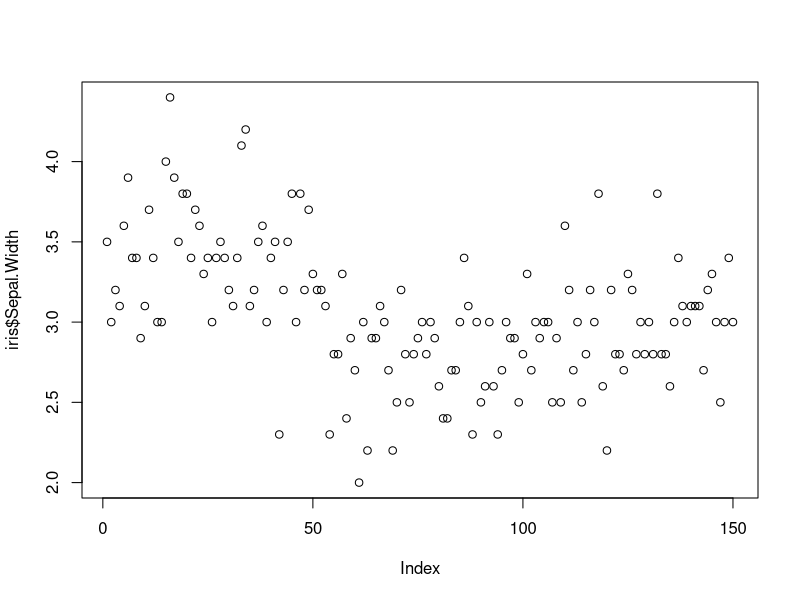
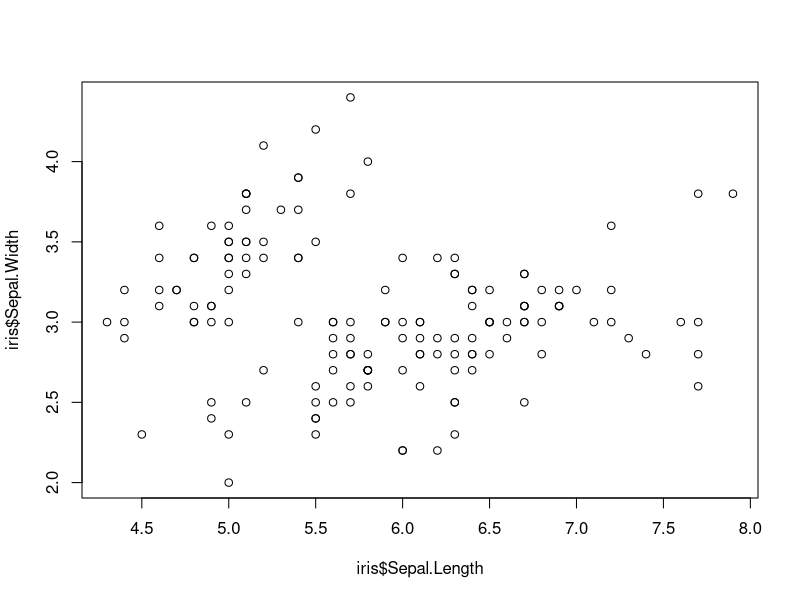
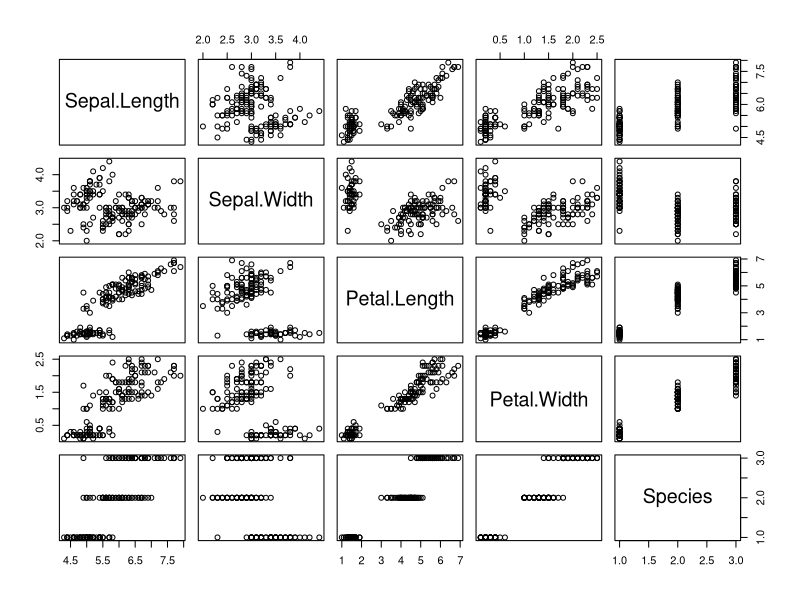
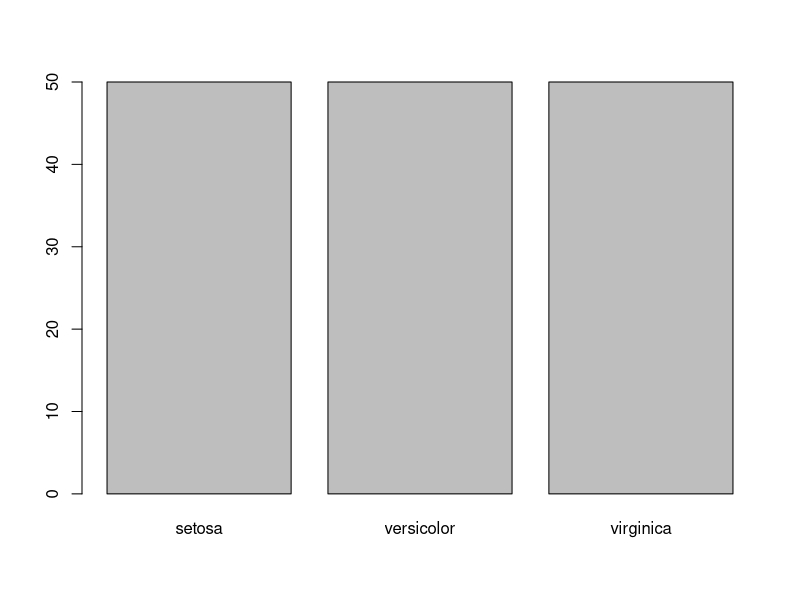
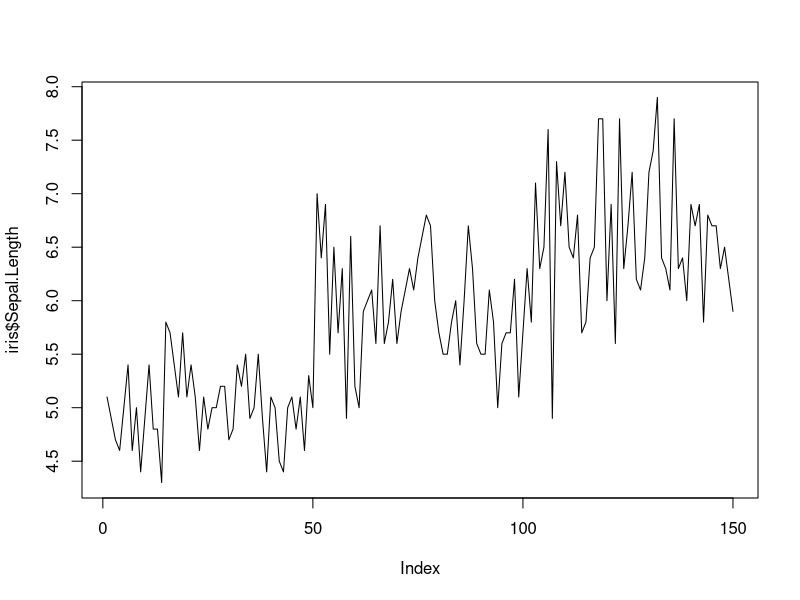
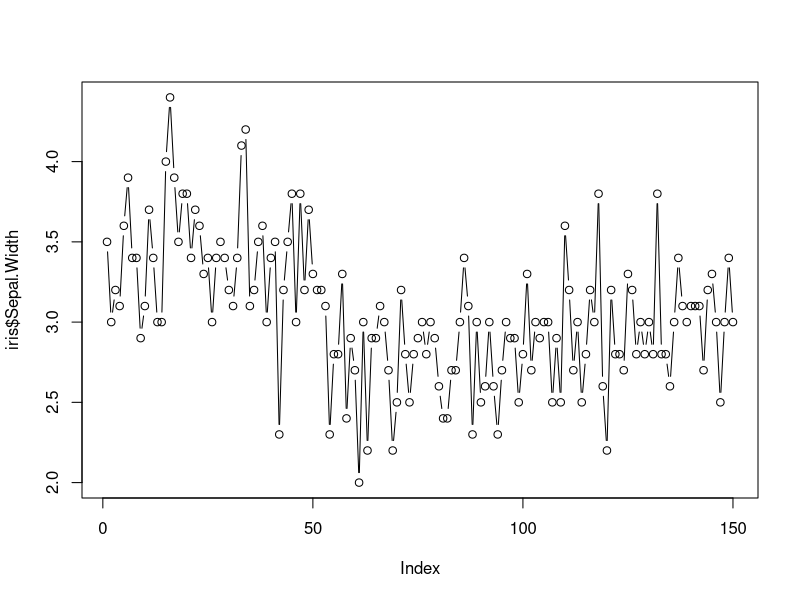
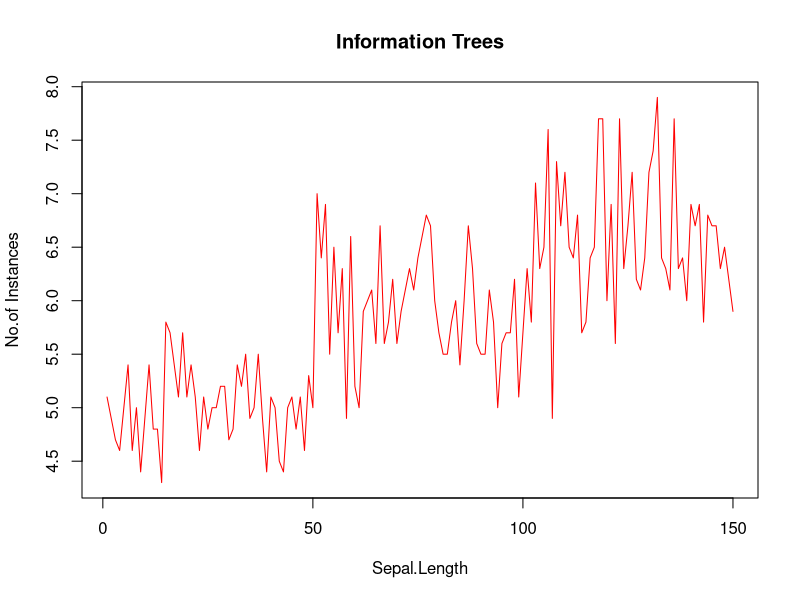
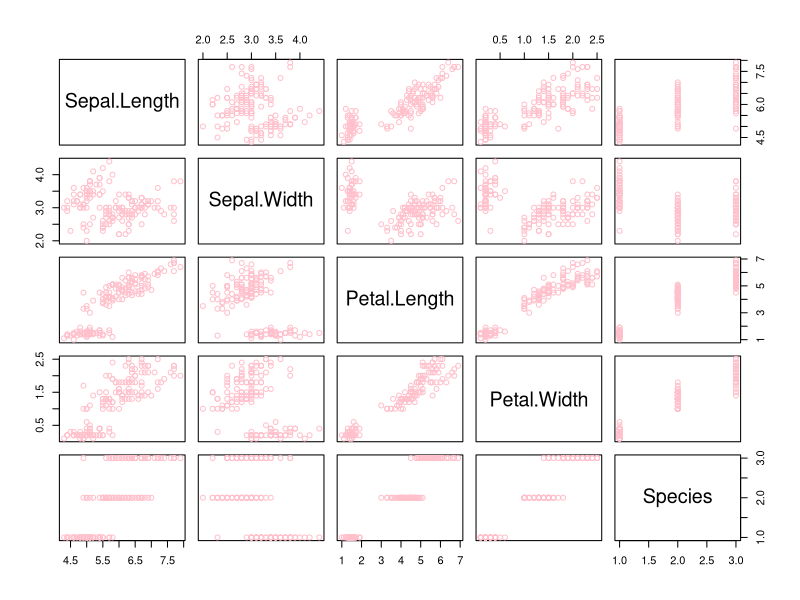

Reproduce these figures in R, in order. (Note: this script raises an error after producing the figures.)
View(iris)
head(iris,8)
tail(iris,8)
names(iris)
iris[,c(1,3)]
iris[c(1,3),]
df=iris[,-3]
df
summary(iris$Sepal.Width)
summary(iris[,1])
summary(iris$Sepal.Length)
summary(iris$Sepal.Length,iris$Sepal.Width)
plot(iris$Sepal.Width)
plot(iris$Sepal.Length,iris$Sepal.Width,type = "p")
plot(iris)


####Scatter Diagram######
############################################################################

plot(iris$Species,type = "p")
plot(iris$Sepal.Length,type = "l")
plot(iris$Sepal.Width,type = "b")

plot(iris$Sepal.Length,
     xlab = "Sepal.Length",
     ylab = "No.of Instances",
     main="Information Trees",
     col="red",
     type ="l")
plot(iris,col="Pink")
plot(iris$Sepal.Length,iris$Petal.Width)
plot(iris$Petal.Length,iris$Petal.Width)


#####BAR_PLOT####
##############################################################################
barplot(iris$Petal.Length,
        main = "Informations of iris",
        ylab="Sepal.Length Levels",
        col="pink",
        horiz=T,
        axes=F)

########HISTOGRAM########
##############################################################################
hist(iris$Petal.Length)
hist(iris$Petal.Length,
     main="Iris",
     xlab="Length",
     ylab="value",
     col="red",
     border="black")


#########BOX PLOT #############
###############################################################################
### Single Box plot
boxplot(iris$Sepal.Width,
        main="Boxplot",
        col="Pink",
        border="Black",
        horizontal = T)
boxplot(iris$Sepal.Width,
        main="Boxplot",
        col="Pink",
        border="Black",
        horizontal = T)
boxplot.stats(iris$Sepal.Width)$out

iris$Sepal.Length

######Multiple Box-Plot######
boxplot(iris[,1:4],
        main="Multiple Boxplot",
        horizontal = T,
        col="Yellow")


####### Margin of the grid(mar)(bottom,left,right,top)
### no of rows and coulumn (mfrow)
#whether a border is to be included(bty) 
#and position of the 
#labels(las: 1 for horizontal, las: 0 for vertical)
#bty - box around the plot (o,n,7,L,C,U)

par(mfrow=c(3,3),mar=c(2,5,2,1),  las=1, bty="o")
plot(iris$Sepal.Width)
plot(iris$Sepal.Width,iris$Sepal.Length)
plot(iris$Sepal.Width,type = "l")
plot(iris$Petal.Length,type = "l")
plot(iris$Petal.Width,type = "l")
barplot(iris$Sepal.Width, main = 'Information of iris',
        xlab = 'Sepal.Width levels', col='Pink',horiz = F)
hist(iris$Sepal.Width)
boxplot(iris$Sepal.Length)
boxplot(iris[,0:4], main='Multiple Box plots')


######## Considering The NA values######
iris
max(iris$Sepal.Length)
min(iris$Sepal.Width)
mean(iris$Sepal.Width,na.rm = T)
median(iris$Sepal.Width)
median(iris$Sepal.Width,na.rm=T)
max(iris$Sepal.Width,na.rm=T)
min(iris$Sepal.Width,na.rm=T)

#######################################################################
var(iris$Sepal.Length)
sd(iris$Sepal.Width,na.rm=T)
skewness(iris$Sepal.Width)
kurtosis(iris$Sepal.Width)

